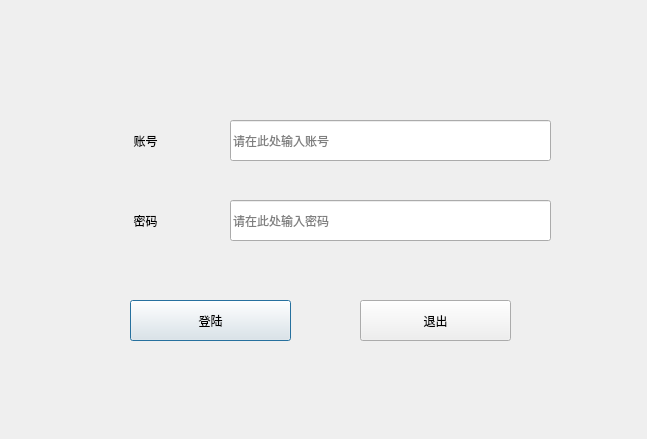
<?xml version="1.0" encoding="UTF-8"?>
<ui version="4.0">
 <class>Login</class>
 <widget class="QDialog" name="Login">
  <property name="geometry">
   <rect>
    <x>0</x>
    <y>0</y>
    <width>647</width>
    <height>439</height>
   </rect>
  </property>
  <property name="windowTitle">
   <string>Dialog</string>
  </property>
  <widget class="QLineEdit" name="le_id">
   <property name="geometry">
    <rect>
     <x>230</x>
     <y>120</y>
     <width>321</width>
     <height>41</height>
    </rect>
   </property>
   <property name="placeholderText">
    <string>请在此处输入账号</string>
   </property>
  </widget>
  <widget class="QLabel" name="label_id">
   <property name="geometry">
    <rect>
     <x>90</x>
     <y>120</y>
     <width>111</width>
     <height>41</height>
    </rect>
   </property>
   <property name="text">
    <string>账号</string>
   </property>
   <property name="textFormat">
    <enum>Qt::AutoText</enum>
   </property>
   <property name="alignment">
    <set>Qt::AlignCenter</set>
   </property>
  </widget>
  <widget class="QLabel" name="label_pwd">
   <property name="geometry">
    <rect>
     <x>90</x>
     <y>200</y>
     <width>111</width>
     <height>41</height>
    </rect>
   </property>
   <property name="text">
    <string>密码</string>
   </property>
   <property name="alignment">
    <set>Qt::AlignCenter</set>
   </property>
  </widget>
  <widget class="QPushButton" name="pbt_login">
   <property name="geometry">
    <rect>
     <x>130</x>
     <y>300</y>
     <width>161</width>
     <height>41</height>
    </rect>
   </property>
   <property name="text">
    <string>登陆</string>
   </property>
  </widget>
  <widget class="QPushButton" name="pbt_exit">
   <property name="geometry">
    <rect>
     <x>360</x>
     <y>300</y>
     <width>151</width>
     <height>41</height>
    </rect>
   </property>
   <property name="text">
    <string>退出</string>
   </property>
  </widget>
  <widget class="QLineEdit" name="le_pwd">
   <property name="geometry">
    <rect>
     <x>230</x>
     <y>200</y>
     <width>321</width>
     <height>41</height>
    </rect>
   </property>
   <property name="echoMode">
    <enum>QLineEdit::Password</enum>
   </property>
   <property name="placeholderText">
    <string>请在此处输入密码</string>
   </property>
  </widget>
 </widget>
 <resources/>
 <connections>
  <connection>
   <sender>pbt_exit</sender>
   <signal>clicked()</signal>
   <receiver>Login</receiver>
   <slot>reject()</slot>
   <hints>
    <hint type="sourcelabel">
     <x>435</x>
     <y>320</y>
    </hint>
    <hint type="destinationlabel">
     <x>323</x>
     <y>219</y>
    </hint>
   </hints>
  </connection>
 </connections>
</ui>
